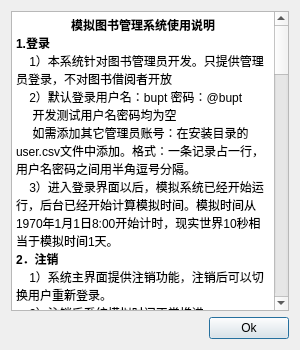
<?xml version="1.0" encoding="UTF-8"?>
<ui version="4.0">
 <class>Dialog_help</class>
 <widget class="QDialog" name="Dialog_help">
  <property name="enabled">
   <bool>true</bool>
  </property>
  <property name="geometry">
   <rect>
    <x>0</x>
    <y>0</y>
    <width>300</width>
    <height>350</height>
   </rect>
  </property>
  <property name="windowTitle">
   <string>Dialog</string>
  </property>
  <layout class="QGridLayout" name="gridLayout">
   <item row="2" column="0" alignment="Qt::AlignRight">
    <widget class="QPushButton" name="pushButton">
     <property name="sizePolicy">
      <sizepolicy hsizetype="Fixed" vsizetype="Fixed">
       <horstretch>0</horstretch>
       <verstretch>0</verstretch>
      </sizepolicy>
     </property>
     <property name="text">
      <string>Ok</string>
     </property>
    </widget>
   </item>
   <item row="1" column="0">
    <widget class="QTextEdit" name="textEdit">
     <property name="enabled">
      <bool>true</bool>
     </property>
     <property name="readOnly">
      <bool>true</bool>
     </property>
     <property name="html">
      <string>&lt;!DOCTYPE HTML PUBLIC &quot;-//W3C//DTD HTML 4.0//EN&quot; &quot;http://www.w3.org/TR/REC-html40/strict.dtd&quot;&gt;
&lt;html&gt;&lt;head&gt;&lt;meta name=&quot;qrichtext&quot; content=&quot;1&quot; /&gt;&lt;style type=&quot;text/css&quot;&gt;
p, li { white-space: pre-wrap; }
&lt;/style&gt;&lt;/head&gt;&lt;body style=&quot; font-family:'SimSun'; font-size:9pt; font-weight:400; font-style:normal;&quot;&gt;
&lt;p align=&quot;center&quot; style=&quot; margin-top:0px; margin-bottom:0px; margin-left:0px; margin-right:0px; -qt-block-indent:0; text-indent:0px;&quot;&gt;&lt;span style=&quot; font-weight:600;&quot;&gt;模拟图书管理系统使用说明&lt;/span&gt;&lt;/p&gt;
&lt;p style=&quot; margin-top:0px; margin-bottom:0px; margin-left:0px; margin-right:0px; -qt-block-indent:0; text-indent:0px;&quot;&gt;&lt;span style=&quot; font-weight:600;&quot;&gt;1.登录&lt;/span&gt;&lt;/p&gt;
&lt;p style=&quot; margin-top:0px; margin-bottom:0px; margin-left:0px; margin-right:0px; -qt-block-indent:0; text-indent:0px;&quot;&gt;    1）本系统针对图书管理员开发。只提供管理员登录，不对图书借阅者开放&lt;/p&gt;
&lt;p style=&quot; margin-top:0px; margin-bottom:0px; margin-left:0px; margin-right:0px; -qt-block-indent:0; text-indent:0px;&quot;&gt;    2）默认登录用户名：bupt 密码：@bupt&lt;/p&gt;
&lt;p style=&quot; margin-top:0px; margin-bottom:0px; margin-left:0px; margin-right:0px; -qt-block-indent:0; text-indent:0px;&quot;&gt;     开发测试用户名密码均为空&lt;/p&gt;
&lt;p style=&quot; margin-top:0px; margin-bottom:0px; margin-left:0px; margin-right:0px; -qt-block-indent:0; text-indent:0px;&quot;&gt;     如需添加其它管理员账号：在安装目录的user.csv文件中添加。格式：一条记录占一行，用户名密码之间用半角逗号分隔。&lt;/p&gt;
&lt;p style=&quot; margin-top:0px; margin-bottom:0px; margin-left:0px; margin-right:0px; -qt-block-indent:0; text-indent:0px;&quot;&gt;    3）进入登录界面以后，模拟系统已经开始运行，后台已经开始计算模拟时间。模拟时间从1970年1月1日8:00开始计时，现实世界10秒相当于模拟时间1天。&lt;/p&gt;
&lt;p style=&quot; margin-top:0px; margin-bottom:0px; margin-left:0px; margin-right:0px; -qt-block-indent:0; text-indent:0px;&quot;&gt;&lt;span style=&quot; font-weight:600;&quot;&gt;2．注销&lt;/span&gt;&lt;/p&gt;
&lt;p style=&quot; margin-top:0px; margin-bottom:0px; margin-left:0px; margin-right:0px; -qt-block-indent:0; text-indent:0px;&quot;&gt;    1）系统主界面提供注销功能，注销后可以切换用户重新登录。&lt;/p&gt;
&lt;p style=&quot; margin-top:0px; margin-bottom:0px; margin-left:0px; margin-right:0px; -qt-block-indent:0; text-indent:0px;&quot;&gt;    2）注销后系统模拟时间正常推进&lt;/p&gt;
&lt;p style=&quot; margin-top:0px; margin-bottom:0px; margin-left:0px; margin-right:0px; -qt-block-indent:0; text-indent:0px;&quot;&gt;&lt;span style=&quot; font-weight:600;&quot;&gt;3．主窗口功能描述&lt;/span&gt;&lt;/p&gt;
&lt;p style=&quot; margin-top:0px; margin-bottom:0px; margin-left:0px; margin-right:0px; -qt-block-indent:0; text-indent:0px;&quot;&gt;    1）菜单栏：&lt;/p&gt;
&lt;p style=&quot; margin-top:0px; margin-bottom:0px; margin-left:0px; margin-right:0px; -qt-block-indent:0; text-indent:0px;&quot;&gt;     菜单栏共有两个选项：功能、帮助。&lt;/p&gt;
&lt;p style=&quot; margin-top:0px; margin-bottom:0px; margin-left:0px; margin-right:0px; -qt-block-indent:0; text-indent:0px;&quot;&gt;     功能选项包含模拟系统所有可操作功能，包括购书、借书、还书、查询（图书、读者、操作记录）、结算欠款、添加读者，点击相应项目即可触发相应功能。&lt;/p&gt;
&lt;p style=&quot; margin-top:0px; margin-bottom:0px; margin-left:0px; margin-right:0px; -qt-block-indent:0; text-indent:0px;&quot;&gt;&lt;span style=&quot; font-weight:600;&quot;&gt;2）快捷按钮：&lt;/span&gt;&lt;/p&gt;
&lt;p style=&quot; margin-top:0px; margin-bottom:0px; margin-left:0px; margin-right:0px; -qt-block-indent:0; text-indent:0px;&quot;&gt;     菜单栏下方为快捷按钮区，设置：购书、借书、还书、所有图书、所有读者、结算欠款，共5个快捷操作，触发的功能和菜单栏一致。&lt;/p&gt;
&lt;p style=&quot; margin-top:0px; margin-bottom:0px; margin-left:0px; margin-right:0px; -qt-block-indent:0; text-indent:0px;&quot;&gt;&lt;span style=&quot; font-weight:600;&quot;&gt;4）状态栏：&lt;/span&gt;&lt;/p&gt;
&lt;p style=&quot; margin-top:0px; margin-bottom:0px; margin-left:0px; margin-right:0px; -qt-block-indent:0; text-indent:0px;&quot;&gt;     状态栏显示当前系统模拟时间。如果有管理员有操作正在进行，时间暂停并同时显示当前操作类型。&lt;/p&gt;
&lt;p style=&quot; margin-top:0px; margin-bottom:0px; margin-left:0px; margin-right:0px; -qt-block-indent:0; text-indent:0px;&quot;&gt;&lt;span style=&quot; font-weight:600;&quot;&gt;5）窗口控制：&lt;/span&gt;&lt;/p&gt;
&lt;p style=&quot; margin-top:0px; margin-bottom:0px; margin-left:0px; margin-right:0px; -qt-block-indent:0; text-indent:0px;&quot;&gt;     窗口大小可以通过右下角控点自由调整，最大化、最小化功能可用。点击右上角关闭按钮，系统结束运行，如果重新启动，则模拟时间恢复至1970年1月1日8:00。&lt;/p&gt;
&lt;p style=&quot; margin-top:0px; margin-bottom:0px; margin-left:0px; margin-right:0px; -qt-block-indent:0; text-indent:0px;&quot;&gt;&lt;span style=&quot; font-weight:600;&quot;&gt;4．购书&lt;/span&gt;&lt;/p&gt;
&lt;p style=&quot; margin-top:0px; margin-bottom:0px; margin-left:0px; margin-right:0px; -qt-block-indent:0; text-indent:0px;&quot;&gt;    1）触发购书功能后，要求管理员填写购书单。标记“*”的项目为必填项目，简介选填（如果该书之前已经购过，填写则以本次填写内容为准），购书数量限制1-99本。&lt;/p&gt;
&lt;p style=&quot; margin-top:0px; margin-bottom:0px; margin-left:0px; margin-right:0px; -qt-block-indent:0; text-indent:0px;&quot;&gt;    2）填写购书单后，系统自动生成图书编码。编码有书名、作者、出版社唯一决定，同一书籍认定标准为这三项相同，同一书籍编号相同。&lt;/p&gt;
&lt;p style=&quot; margin-top:0px; margin-bottom:0px; margin-left:0px; margin-right:0px; -qt-block-indent:0; text-indent:0px;&quot;&gt;    3）点击OK确认购书操作，Cancel或关闭按钮取消操作。&lt;/p&gt;
&lt;p style=&quot; margin-top:0px; margin-bottom:0px; margin-left:0px; margin-right:0px; -qt-block-indent:0; text-indent:0px;&quot;&gt;&lt;span style=&quot; font-weight:600;&quot;&gt;5．借书&lt;/span&gt;&lt;/p&gt;
&lt;p style=&quot; margin-top:0px; margin-bottom:0px; margin-left:0px; margin-right:0px; -qt-block-indent:0; text-indent:0px;&quot;&gt;    1）触发该功能后，要求管理员填写借书单。包含图书编号、和读者编号。（提示：主窗口查询表格具有复制功能，单击某一项目后，可以按Ctrl+C组合键进行复制，Ctrl+V进行粘贴）。&lt;/p&gt;
&lt;p style=&quot; margin-top:0px; margin-bottom:0px; margin-left:0px; margin-right:0px; -qt-block-indent:0; text-indent:0px;&quot;&gt;    2）点击Ok确认借书操作，Cancel或关闭按钮取消操作。&lt;/p&gt;
&lt;p style=&quot; margin-top:0px; margin-bottom:0px; margin-left:0px; margin-right:0px; -qt-block-indent:0; text-indent:0px;&quot;&gt;    3）其它信息：每个人最大的借书数量为20本，每次借书时长不超过30天，借书超期后每天罚款0.5元。当罚款金额超过10元，必须先归还欠款才能进行借书操作。 &lt;/p&gt;
&lt;p style=&quot; margin-top:0px; margin-bottom:0px; margin-left:0px; margin-right:0px; -qt-block-indent:0; text-indent:0px;&quot;&gt;&lt;span style=&quot; font-weight:600;&quot;&gt;6．还书&lt;/span&gt;&lt;/p&gt;
&lt;p style=&quot; margin-top:0px; margin-bottom:0px; margin-left:0px; margin-right:0px; -qt-block-indent:0; text-indent:0px;&quot;&gt;    1）触发该功能后，要求管理员填写还书单。包含图书编号、和读者编号。（提示：主窗口查询表格具有复制功能，单击某一项目后，可以按Ctrl+C组合键进行复制，Ctrl+V进行粘贴）。&lt;/p&gt;
&lt;p style=&quot; margin-top:0px; margin-bottom:0px; margin-left:0px; margin-right:0px; -qt-block-indent:0; text-indent:0px;&quot;&gt;    2）点击Ok确认还书操作，Cancel或关闭按钮取消操作。&lt;/p&gt;
&lt;p style=&quot; margin-top:0px; margin-bottom:0px; margin-left:0px; margin-right:0px; -qt-block-indent:0; text-indent:0px;&quot;&gt;&lt;span style=&quot; font-weight:600;&quot;&gt;7．查询&lt;/span&gt;&lt;/p&gt;
&lt;p style=&quot; margin-top:0px; margin-bottom:0px; margin-left:0px; margin-right:0px; -qt-block-indent:0; text-indent:0px;&quot;&gt;    1）查询功能提供图书、读者以及操作记录的查询。&lt;/p&gt;
&lt;p style=&quot; margin-top:0px; margin-bottom:0px; margin-left:0px; margin-right:0px; -qt-block-indent:0; text-indent:0px;&quot;&gt;    2）查询图书：&lt;/p&gt;
&lt;p style=&quot; margin-top:0px; margin-bottom:0px; margin-left:0px; margin-right:0px; -qt-block-indent:0; text-indent:0px;&quot;&gt;     分为按照属性查询（编号、书名、作者、出版社），以及查询所有图书。&lt;/p&gt;
&lt;p style=&quot; margin-top:0px; margin-bottom:0px; margin-left:0px; margin-right:0px; -qt-block-indent:0; text-indent:0px;&quot;&gt;    3）查询读者：&lt;/p&gt;
&lt;p style=&quot; margin-top:0px; margin-bottom:0px; margin-left:0px; margin-right:0px; -qt-block-indent:0; text-indent:0px;&quot;&gt;     分为按照属性查询（编号，姓名），以及查询所有读者。&lt;/p&gt;
&lt;p style=&quot; margin-top:0px; margin-bottom:0px; margin-left:0px; margin-right:0px; -qt-block-indent:0; text-indent:0px;&quot;&gt;4）查询操作记录：&lt;/p&gt;
&lt;p style=&quot; margin-top:0px; margin-bottom:0px; margin-left:0px; margin-right:0px; -qt-block-indent:0; text-indent:0px;&quot;&gt;     在查询界面：输入相应的日期区间，即可查找。&lt;/p&gt;
&lt;p style=&quot; margin-top:0px; margin-bottom:0px; margin-left:0px; margin-right:0px; -qt-block-indent:0; text-indent:0px;&quot;&gt;&lt;span style=&quot; font-weight:600;&quot;&gt;8．结算欠款：&lt;/span&gt;&lt;/p&gt;
&lt;p style=&quot; margin-top:0px; margin-bottom:0px; margin-left:0px; margin-right:0px; -qt-block-indent:0; text-indent:0px;&quot;&gt;    1）触发该功能后，要求管理员填写读者编号，以及结算金额。结算金额不能超过该读者最大欠款金额。&lt;/p&gt;
&lt;p style=&quot; margin-top:0px; margin-bottom:0px; margin-left:0px; margin-right:0px; -qt-block-indent:0; text-indent:0px;&quot;&gt;    2）点击Ok确认操作，Cancel或关闭按钮取消操作。&lt;/p&gt;
&lt;p style=&quot; margin-top:0px; margin-bottom:0px; margin-left:0px; margin-right:0px; -qt-block-indent:0; text-indent:0px;&quot;&gt;&lt;span style=&quot; font-weight:600;&quot;&gt;9．添加读者：&lt;/span&gt;&lt;/p&gt;
&lt;p style=&quot; margin-top:0px; margin-bottom:0px; margin-left:0px; margin-right:0px; -qt-block-indent:0; text-indent:0px;&quot;&gt;    1）触发该功能后，要求管理员填写读者基本信息。不能有空项。&lt;/p&gt;
&lt;p style=&quot; margin-top:0px; margin-bottom:0px; margin-left:0px; margin-right:0px; -qt-block-indent:0; text-indent:0px;&quot;&gt;    2）点击Ok确认操作，Cancel或关闭按钮取消操作。&lt;/p&gt;
&lt;p style=&quot;-qt-paragraph-type:empty; margin-top:0px; margin-bottom:0px; margin-left:0px; margin-right:0px; -qt-block-indent:0; text-indent:0px;&quot;&gt;&lt;br /&gt;&lt;/p&gt;
&lt;p style=&quot; margin-top:0px; margin-bottom:0px; margin-left:0px; margin-right:0px; -qt-block-indent:0; text-indent:0px;&quot;&gt;&lt;span style=&quot; font-family:'Arial,Helvetica,sans-serif,瀹嬩綋'; font-size:14px; color:#000000; background-color:#fcf1f5;&quot;&gt;Copyright © 2017 2015211312-06. All rights reserved. &lt;/span&gt;&lt;/p&gt;
&lt;p style=&quot;-qt-paragraph-type:empty; margin-top:0px; margin-bottom:0px; margin-left:0px; margin-right:0px; -qt-block-indent:0; text-indent:0px;&quot;&gt;&lt;br /&gt;&lt;/p&gt;&lt;/body&gt;&lt;/html&gt;</string>
     </property>
    </widget>
   </item>
  </layout>
 </widget>
 <resources/>
 <connections/>
</ui>
